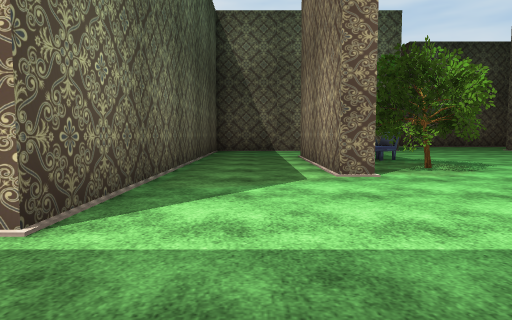
view 1 (above)

24 first-person views from a walk through a scene from a Unity 3-D project. The camera is 1.2 m above the floor, tilts 4° down and sees 70° across. The floor is counted in squares, 2 m on a side. Each view is taken from the middle of a square. On the plan, view 1 faces up. The plan holds only what a view shows up to about 10 squares ahead; the rest is blank. The place goes on beyond the plan. The player character is not drawn. Some surface patterns are stand-ins.

view 2
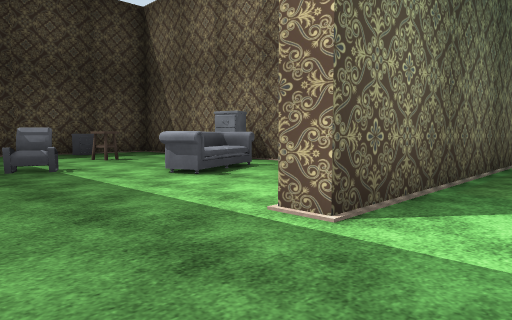

view 3
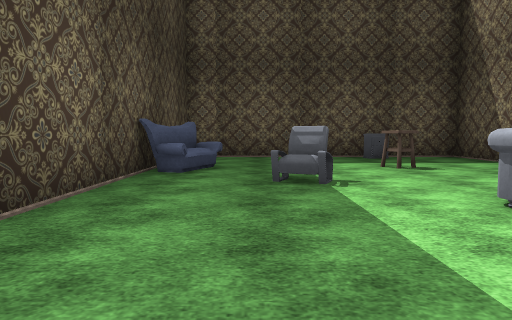

view 4
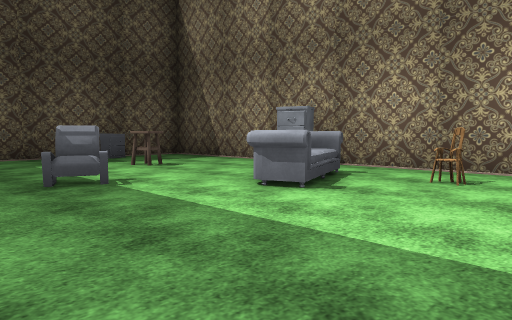

view 5
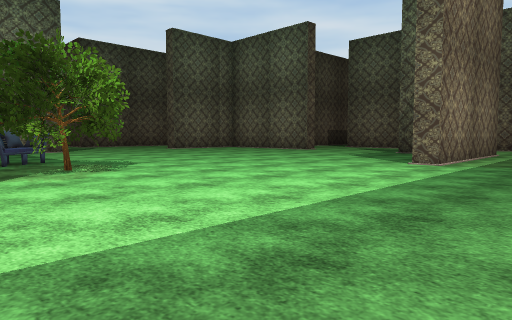

view 6
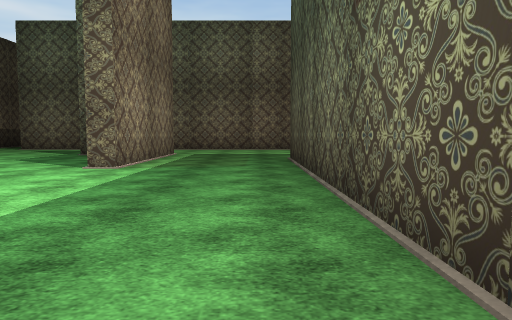

view 7
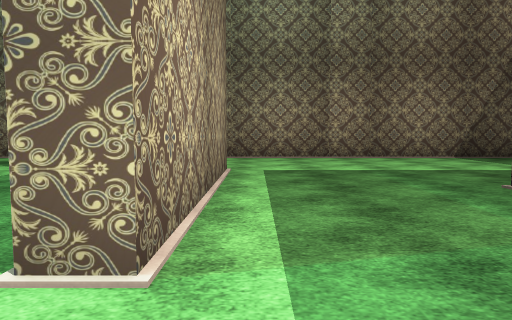

view 8
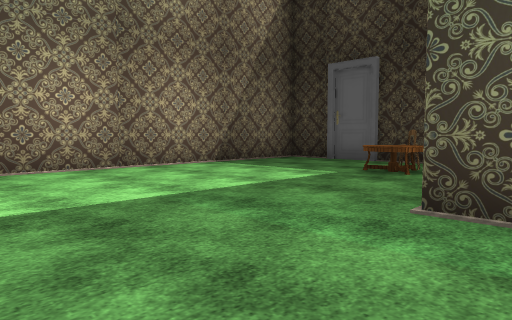

view 9
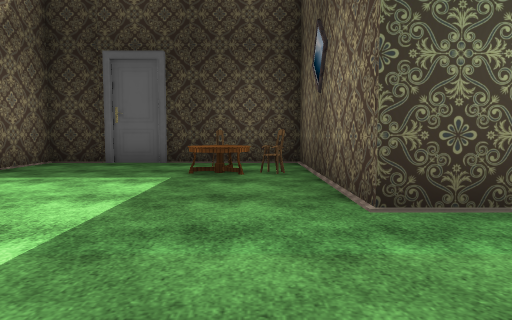

view 10
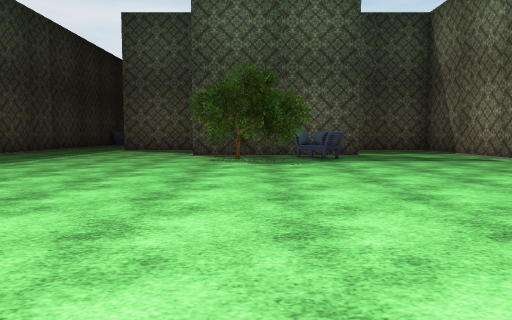

view 11
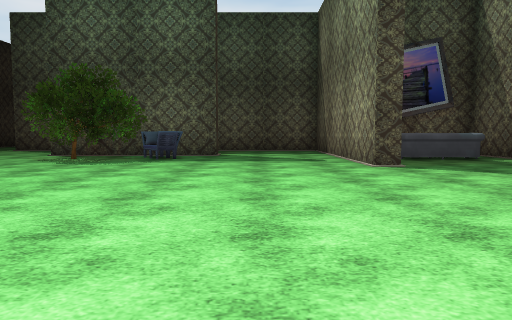

view 12
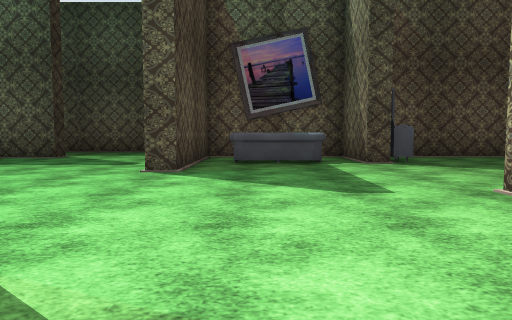

view 13
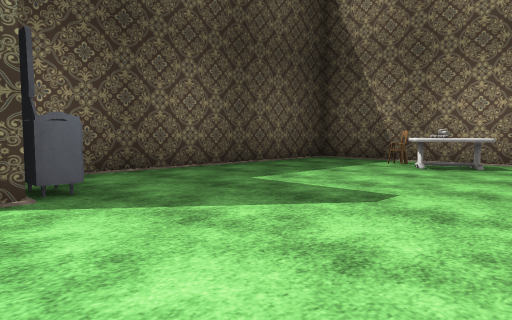

view 14
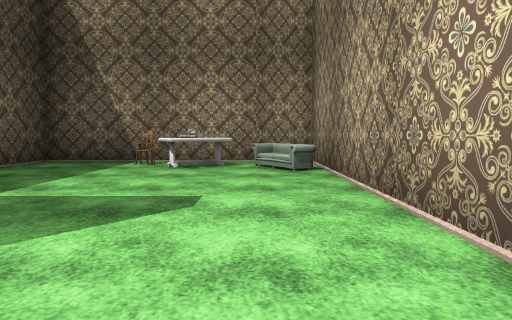

view 15
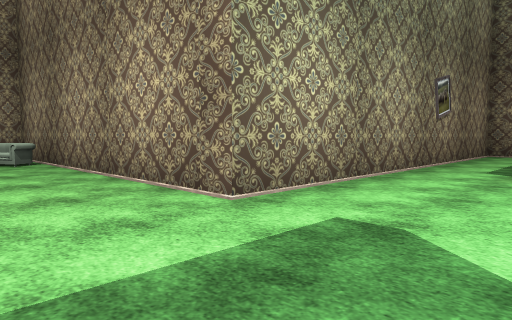

view 16
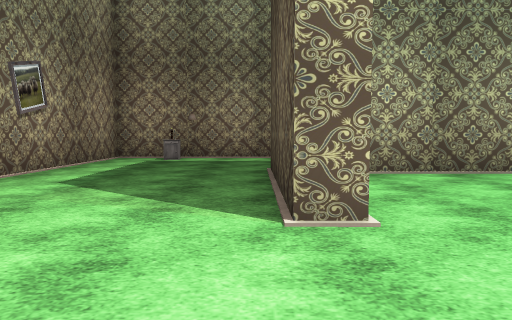

view 17
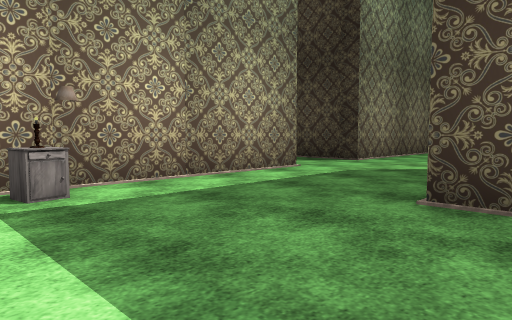

view 18
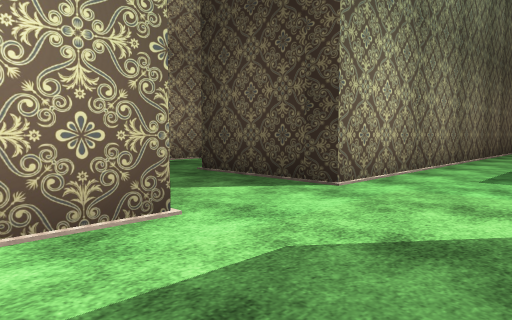

view 19
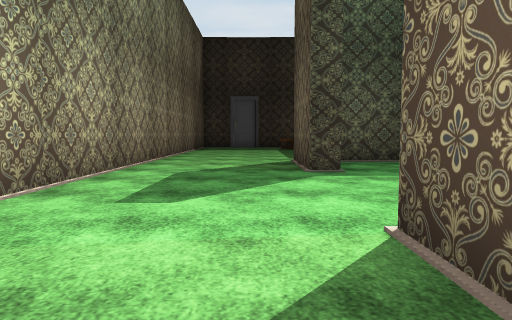

view 20
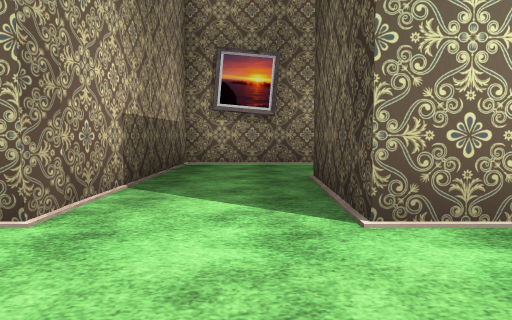

view 21
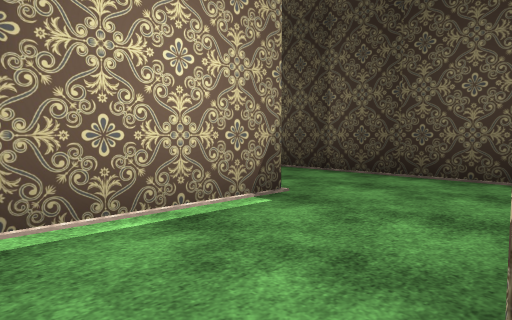

view 22
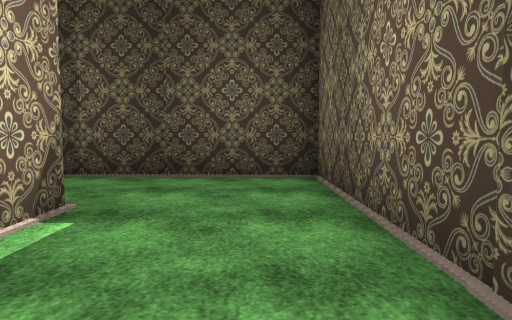

view 23
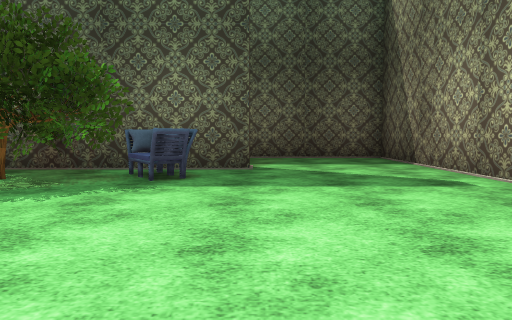

view 24
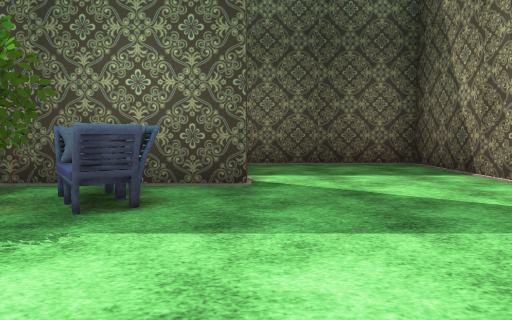

### Floor plan
Points are (right, up) in squares from view 1. A wall is a line through its corners. A room is listed if a view was taken in it or the views show most of it. See-through windows are left out.
Room 1 (views 1, 2, 3, 4, 5, 6, 7, 8, 9, 10, 11, 12, 13, 14, 15, 16, 17, 18, 19, 20, 21, 22, 23, 24)
walls: (1.2, 8.4) (1.2, 9.9) (1.7, 9.9) (1.7, 8.5); (9.4, 13.2) (9.4, 13.7) (13.3, 13.7); (12.6, 10) (12.6, 12.2); (10.8, 3) (12.1, 3); (12.5, 5) (13.1, 5) (13.1, 2.5) (8.5, 2.5) (8.5, 3); (13.1, 9.9) (13.1, 8.7); (-3.1, 6.4) (-11.8, 6.4) (-11.8, -0.6); (3.1, -0.8) (11.1, -0.8) (11.1, -5.8) (16.4, -5.8) (16.4, 9.2) (19.1, 9.2); (2.6, 17.3) (1.3, 17.3) (1.3, 13.7) (5.2, 13.7) (5.2, 13.2) (-1.4, 13.2) (-1.4, 2.2) (-2, 2.2); (19.1, 8.9) (19.1, 4.8) (23.5, 4.7); (21.5, 7) (21.5, 11.4) (16.4, 11.5) (16.4, 17.6) (7.3, 17.6) (7.3, 25.3) (1.3, 25.3) (1.3, 18.8); (-10.9, -0.9) (-4.5, -0.9)
objects: closet (-11, 4); sofa (-9, 0) to (-8, 0); other object (-9, 4); other object (-7, 2); closet (-7, 6); other object (-5, 3) to (-5, 5); chair (-3, 5); tree (2, 6) to (4, 8); armchair (2, 8) to (3, 9); other object (3, 15) to (3, 16); other object (3, 18); chair (4, 24); table (5, 24); other object (6, 24); chair (12, -4); chair (13, -4); table (16, 16); other object (16, 17)

Where each view was taken, in squares from view 1:
view 1: 0 up, 0 right, facing up
view 2: 0 up, 0 right, facing up-left
view 3: 1 up, 2 left, facing left
view 4: 0 up, 2 left, facing up-left
view 5: 0 up, 1 right, facing up-right
view 6: 0 up, 2 right, facing right
view 7: 2 up, 7 right, facing right
view 8: 2 up, 10 right, facing down-right
view 9: 2 up, 12 right, facing down
view 10: 7 up, 12 right, facing left
view 11: 11 up, 12 right, facing left
view 12: 15 up, 11 right, facing left
view 13: 17 up, 7 right, facing up-left
view 14: 17 up, 6 right, facing up
view 15: 15 up, 5 right, facing up-right
view 16: 14 up, 7 right, facing right
view 17: 17 up, 12 right, facing down-right
view 18: 13 up, 14 right, facing down-right
view 19: 11 up, 14 right, facing down
view 20: 10 up, 14 right, facing right
view 21: 10 up, 19 right, facing down-right
view 22: 10 up, 20 right, facing down
view 23: 10 up, 8 right, facing left
view 24: 10 up, 6 right, facing left
